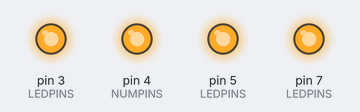
Simulated run of this sketch. Board: Arduino Uno, built with avr-gcc and run on an emulated ATmega328P. Parts: output pins drawn as LEDs (lit = HIGH).

Above: at 0.15 s.
At 24.52 s:
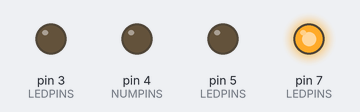
At 28.22 s:
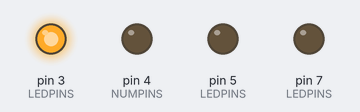
At 32.02 s:
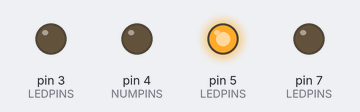
At 35.92 s:
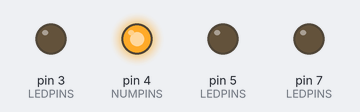
At 39.74 s:
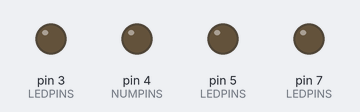
Timing chart, 0 to 40.0 s (numbered marks = the images above):
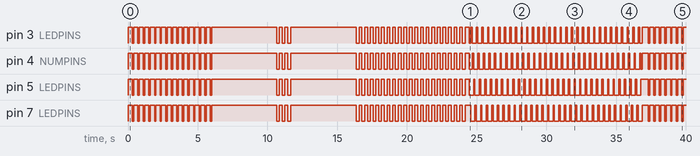

The sketch:

Clement.ino
```cpp
/* CLEMENTS BOARD!
PORT A AND PORT E BROKEN!
PORT A REPLACED WITH PORT F */
int LARM = 7, CHST = 3,
    RARM = 4, LEGS = 5;
int LEDPINS[] = {LARM, CHST, RARM, LEGS};
#define NUMPINS 4

void setup() {
  setPins();
//  testPins();
}
void loop(){
  allSync();
//  uniqueLights();
  delay(60000);//restarts after 1 min
}
//============begin timing functions============================
void allSync(){
  slowFlicker(6300);// 0:00 - 6:30
  allOn(4150);// 6:30 - 10:45
  strobeAll(1210);//10:45 - 11:66
  allOn(4510);//11:66 - 16:17
  strobeAll(8300);//16:17 - 17:00
  strobeParts(12520);//17:00 - 29:52
  slowFlicker(8480);//29:52 - 38:00
  allOn(300000);//38:00 - end
}
void uniqueLights(){
  delay(3577 + 377);
  allOn(1564 + 841);
  strobeAll(2874);
  allOn(6352 + 200 + 200 + 200);
  allOff(200 + 967 + 3210 + 1175);
  allOn(100);
  allOff(223 + 100 + 284);
  strobeParts(4141);
  allOff(705);
  allOn(493 + 4671 + 6249);
  strobeAll(3724 + 523);
  allOff(20);
}

//============end timing functions==============================
//============begin setup functions=============================
void setPins(){
  for(int PININDEX = 0; PININDEX < NUMPINS; PININDEX++){
    pinMode( LEDPINS[PININDEX], OUTPUT );
  }
}
void testPins(){
  for(int PININDEX = 0; PININDEX < NUMPINS; PININDEX++){
    digitalWrite( LEDPINS[PININDEX], HIGH);
    delay(250);
    digitalWrite( LEDPINS[PININDEX], LOW);
  }
  allOn(3000);
  allOff(3000);
  strobeAll(3000);
  strobeParts(10000);
}
//==========end setup functions==================================
//==========begin wire functions=================================
void allOn(){// Turns every pin on and leaves it on
  for(int PININDEX = 0; PININDEX < NUMPINS; PININDEX++){
    digitalWrite( LEDPINS[PININDEX], HIGH);
  }
}
void allOn(int timeOn){// Turns every pin on->delays->leaves on
  allOn();
  delay(timeOn);
}
void allOff(){//Turns every PIN off and leaves it off
  for(int PININDEX = 0; PININDEX < NUMPINS; PININDEX++){
    digitalWrite( LEDPINS[PININDEX], LOW);
  }
}
void allOff(int timeOff){// Turns every PIN off->delay->leaves off
  allOff();
  delay(timeOff);
}
void strobeAll(int duration){// FLICKERS ALL PINS - pls make strobeperiod even
  int strobePeriod = 400;//ms -> REMEMBER PERIOD IS ONE COMPLETE CYCLE!
  int overlapTime = duration % strobePeriod;
  for(int currcycle = 0; currcycle < duration / strobePeriod; currcycle++){
    allOn(strobePeriod / 2);
    allOff(strobePeriod / 2);
  }
  allOn(overlapTime);
  allOff();
}
void strobeParts(int duration){//Flickers different body parts at different intervals!
  int singleFlickerPeriod = 100;// How long a single pin is on for
  int strobePeriod = NUMPINS * singleFlickerPeriod;
  int overlapTime = duration % strobePeriod;
  for(int currcycle = 0; currcycle < duration / strobePeriod; currcycle++){
    for( int PININDEX = 0; PININDEX < NUMPINS; PININDEX++){
      digitalWrite( LEDPINS[ PININDEX ], HIGH);
      delay(singleFlickerPeriod);
      digitalWrite( LEDPINS[ PININDEX ], LOW);
    }
  }
  allOn(overlapTime);
  allOff();
}
void slowFlicker(int duration){
  int strobeOn = 300;
  int strobeOff = 100;
  int overlapTime = duration % (strobeOn + strobeOff);
  for(int currcycle = 0; currcycle < duration / (strobeOn + strobeOff); currcycle++){
    allOn(strobeOn);
    allOff(strobeOff);
  }
  allOn(overlapTime);
  allOff();
}
//============end wire functions==================================
```

Measured:
- by itself, pin 3 (LEDPINS): LOW → HIGH at 0.00 s, → LOW 0.30 s later, → HIGH 0.10 s later, → LOW 0.30 s later, … (155 changes in this stretch)
- by itself, pin 4 (NUMPINS): LOW → HIGH at 0.00 s, → LOW 0.30 s later, → HIGH 0.10 s later, → LOW 0.30 s later, … (155 changes in this stretch)
- by itself, pin 5 (LEDPINS): LOW → HIGH at 0.00 s, → LOW 0.30 s later, → HIGH 0.10 s later, → LOW 0.30 s later, … (153 changes in this stretch)
- by itself, pin 7 (LEDPINS): LOW → HIGH at 0.00 s, → LOW 0.30 s later, → HIGH 0.10 s later, → LOW 0.30 s later, … (153 changes in this stretch)
